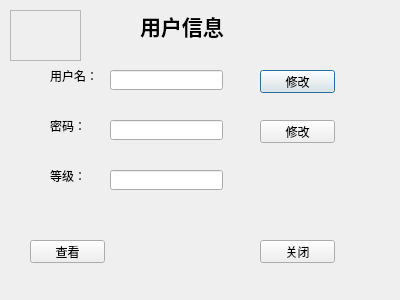
<?xml version="1.0" encoding="UTF-8"?>
<ui version="4.0">
 <class>see</class>
 <widget class="QDialog" name="see">
  <property name="geometry">
   <rect>
    <x>0</x>
    <y>0</y>
    <width>400</width>
    <height>300</height>
   </rect>
  </property>
  <property name="windowTitle">
   <string>Dialog</string>
  </property>
  <widget class="QLabel" name="label">
   <property name="geometry">
    <rect>
     <x>50</x>
     <y>70</y>
     <width>54</width>
     <height>12</height>
    </rect>
   </property>
   <property name="text">
    <string>用户名：</string>
   </property>
  </widget>
  <widget class="QLineEdit" name="name">
   <property name="geometry">
    <rect>
     <x>110</x>
     <y>70</y>
     <width>113</width>
     <height>20</height>
    </rect>
   </property>
  </widget>
  <widget class="QLabel" name="label_2">
   <property name="geometry">
    <rect>
     <x>50</x>
     <y>120</y>
     <width>54</width>
     <height>12</height>
    </rect>
   </property>
   <property name="text">
    <string>密码：</string>
   </property>
  </widget>
  <widget class="QLineEdit" name="mima">
   <property name="geometry">
    <rect>
     <x>110</x>
     <y>120</y>
     <width>113</width>
     <height>20</height>
    </rect>
   </property>
  </widget>
  <widget class="QLabel" name="label_3">
   <property name="geometry">
    <rect>
     <x>50</x>
     <y>170</y>
     <width>54</width>
     <height>12</height>
    </rect>
   </property>
   <property name="text">
    <string>等级：</string>
   </property>
  </widget>
  <widget class="QLineEdit" name="dengji">
   <property name="geometry">
    <rect>
     <x>110</x>
     <y>170</y>
     <width>113</width>
     <height>20</height>
    </rect>
   </property>
  </widget>
  <widget class="QPushButton" name="change_name">
   <property name="geometry">
    <rect>
     <x>260</x>
     <y>70</y>
     <width>75</width>
     <height>23</height>
    </rect>
   </property>
   <property name="text">
    <string>修改</string>
   </property>
  </widget>
  <widget class="QPushButton" name="change_mima">
   <property name="geometry">
    <rect>
     <x>260</x>
     <y>120</y>
     <width>75</width>
     <height>23</height>
    </rect>
   </property>
   <property name="text">
    <string>修改</string>
   </property>
  </widget>
  <widget class="QPushButton" name="pushButton">
   <property name="geometry">
    <rect>
     <x>260</x>
     <y>240</y>
     <width>75</width>
     <height>23</height>
    </rect>
   </property>
   <property name="text">
    <string>关闭</string>
   </property>
  </widget>
  <widget class="QPushButton" name="see_2">
   <property name="geometry">
    <rect>
     <x>30</x>
     <y>240</y>
     <width>75</width>
     <height>23</height>
    </rect>
   </property>
   <property name="text">
    <string>查看</string>
   </property>
  </widget>
  <widget class="QFrame" name="frame">
   <property name="geometry">
    <rect>
     <x>10</x>
     <y>10</y>
     <width>71</width>
     <height>51</height>
    </rect>
   </property>
   <property name="styleSheet">
    <string notr="true">border-image: url(:/byyin/1.png);</string>
   </property>
   <property name="frameShape">
    <enum>QFrame::StyledPanel</enum>
   </property>
   <property name="frameShadow">
    <enum>QFrame::Raised</enum>
   </property>
  </widget>
  <widget class="QLabel" name="label_4">
   <property name="geometry">
    <rect>
     <x>140</x>
     <y>10</y>
     <width>101</width>
     <height>31</height>
    </rect>
   </property>
   <property name="text">
    <string>&lt;html&gt;&lt;head/&gt;&lt;body&gt;&lt;p&gt;&lt;span style=&quot; font-size:16pt; font-weight:600;&quot;&gt;用户信息&lt;/span&gt;&lt;/p&gt;&lt;/body&gt;&lt;/html&gt;</string>
   </property>
  </widget>
  <widget class="QFrame" name="frame_2">
   <property name="geometry">
    <rect>
     <x>-30</x>
     <y>-10</y>
     <width>551</width>
     <height>351</height>
    </rect>
   </property>
   <property name="styleSheet">
    <string notr="true">border-image: url(:/byyin/背景.jpg);</string>
   </property>
   <property name="frameShape">
    <enum>QFrame::StyledPanel</enum>
   </property>
   <property name="frameShadow">
    <enum>QFrame::Raised</enum>
   </property>
  </widget>
  <zorder>frame_2</zorder>
  <zorder>label</zorder>
  <zorder>name</zorder>
  <zorder>label_2</zorder>
  <zorder>mima</zorder>
  <zorder>label_3</zorder>
  <zorder>dengji</zorder>
  <zorder>change_name</zorder>
  <zorder>change_mima</zorder>
  <zorder>pushButton</zorder>
  <zorder>see_2</zorder>
  <zorder>frame</zorder>
  <zorder>label_4</zorder>
 </widget>
 <resources/>
 <connections/>
</ui>
